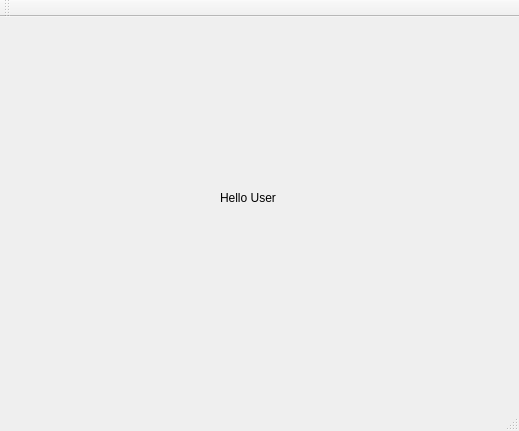
<?xml version="1.0" encoding="UTF-8"?>
<ui version="4.0">
 <class>MainWindow</class>
 <widget class="QMainWindow" name="MainWindow">
  <property name="geometry">
   <rect>
    <x>0</x>
    <y>0</y>
    <width>519</width>
    <height>431</height>
   </rect>
  </property>
  <property name="windowTitle">
   <string>MainWindow</string>
  </property>
  <widget class="QWidget" name="centralWidget">
   <widget class="QLabel" name="label">
    <property name="geometry">
     <rect>
      <x>220</x>
      <y>170</y>
      <width>71</width>
      <height>21</height>
     </rect>
    </property>
    <property name="text">
     <string>Hello User</string>
    </property>
   </widget>
  </widget>
  <widget class="QMenuBar" name="menuBar">
   <property name="geometry">
    <rect>
     <x>0</x>
     <y>0</y>
     <width>519</width>
     <height>20</height>
    </rect>
   </property>
  </widget>
  <widget class="QToolBar" name="mainToolBar">
   <attribute name="toolBarArea">
    <enum>TopToolBarArea</enum>
   </attribute>
   <attribute name="toolBarBreak">
    <bool>false</bool>
   </attribute>
  </widget>
  <widget class="QStatusBar" name="statusBar"/>
 </widget>
 <layoutdefault spacing="6" margin="11"/>
 <resources/>
 <connections/>
</ui>
